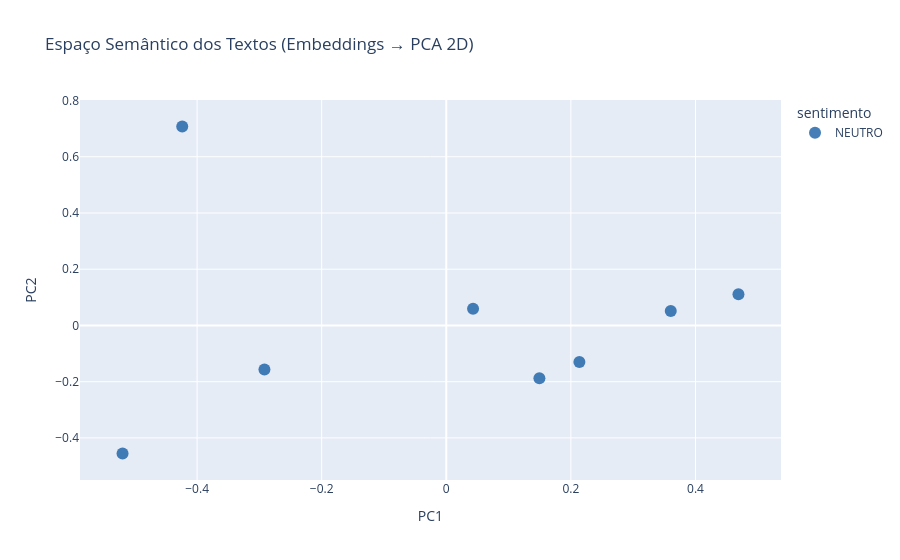

Notebook cell for this chart:
### Code cell
# Embeddings semânticos + visualização UMAP/PCA
from sklearn.decomposition import PCA

print('🔢 Gerando embeddings semânticos...')
embeddings = modelo_embeddings.encode(corpus_final)
print(f'Shape dos embeddings: {embeddings.shape}')

# Redução de dimensionalidade com PCA para visualização
pca = PCA(n_components=2, random_state=42)
coords = pca.fit_transform(embeddings)

df_embed = pd.DataFrame({
    'PC1': coords[:, 0],
    'PC2': coords[:, 1],
    'sentimento': df_sentimentos['sentimento'].values,
    'texto': [t[:50] + '...' for t in corpus_final]
})

# Gráfico 2 — Scatter de embeddings coloridos por sentimento (obrigatório)
fig_embed = px.scatter(
    df_embed, x='PC1', y='PC2',
    color='sentimento',
    hover_data=['texto'],
    title='Espaço Semântico dos Textos (Embeddings → PCA 2D)',
    color_discrete_map=cores,
    size_max=12
)
fig_embed.update_traces(marker=dict(size=12, opacity=0.8))
fig_embed.show()

### Figure 1 — Plotly figure (JSON) as saved in the notebook; plotly's stock layout.template omitted (floating-point values rounded to 4 significant figures)
{"data": [{"customdata": [["A Nubank é uma fintech brasileira que revolucionou..."], ["O sistema de autenticação OAuth2 está falhando no ..."], ["Incrível! A nova versão do pipeline de machine lea..."], ["Precisamos urgente revisar a documentação da API R..."], ["A startup iFood domina o mercado de delivery no Br..."], ["Bug crítico no módulo de pagamento Pix. Transações..."], ["Excelente trabalho da equipe de dados! O dashboard..."], ["A integração com AWS Lambda reduziu os custos de i..."]], "hovertemplate": "sentimento=NEUTRO<br>PC1=%{x}<br>PC2=%{y}<br>texto=%{customdata[0]}<extra></extra>", "legendgroup": "NEUTRO", "marker": {"color": "#185FA5", "opacity": 0.8, "size": 12, "symbol": "circle"}, "mode": "markers", "name": "NEUTRO", "orientation": "v", "showlegend": true, "type": "scatter", "x": [0.2137, -0.5197, 0.469, -0.2919, 0.1495, -0.4238, 0.04298, 0.3603], "xaxis": "x", "y": [-0.13, -0.4554, 0.1111, -0.1568, -0.188, 0.7076, 0.05977, 0.05177], "yaxis": "y"}], "layout": {"legend": {"title": {"text": "sentimento"}, "tracegroupgap": 0}, "title": {"text": "Espaço Semântico dos Textos (Embeddings → PCA 2D)"}, "xaxis": {"anchor": "y", "domain": [0, 1], "title": {"text": "PC1"}}, "yaxis": {"anchor": "x", "domain": [0, 1], "title": {"text": "PC2"}}}}
